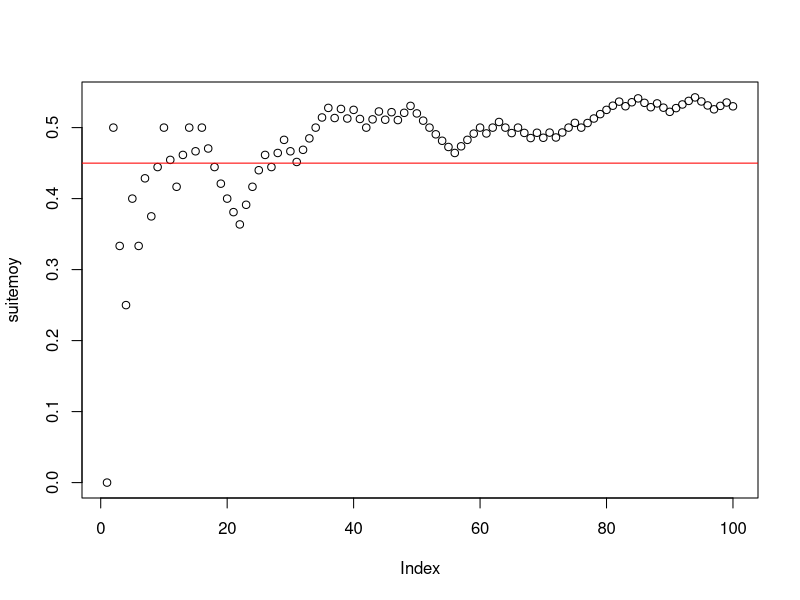
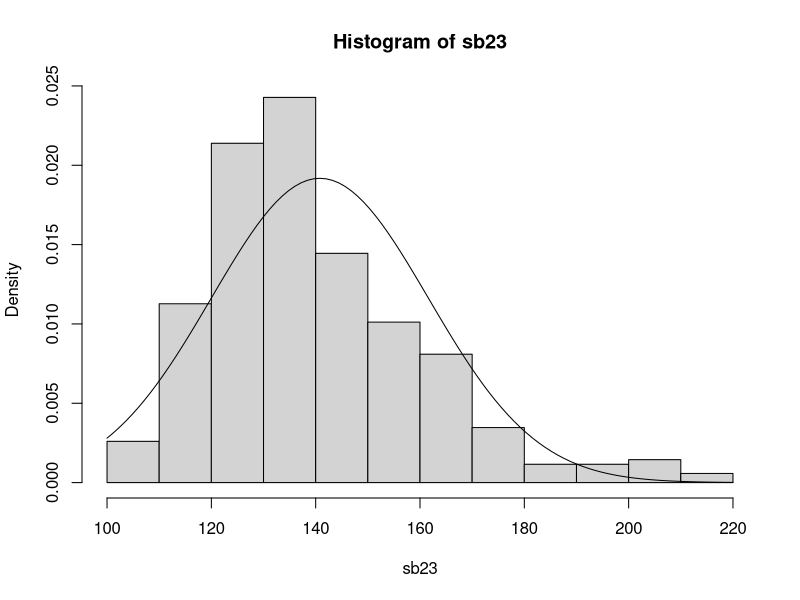
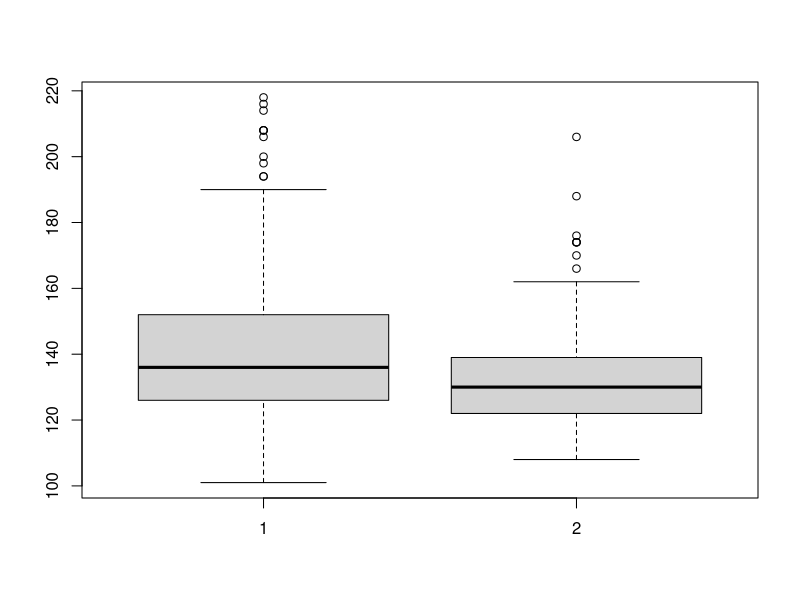

The R script that drew these images, in order:
cardiaque <- read.table(file = "cardiaque.csv", sep=",", header =T)
#un échantillon de 100 valeurs distribuées selon une loi de Bernoulli 
p <- 0.45
x<-  rbinom(100,1,p)
suitemoy <- cumsum(x)/(1:100)
plot(suitemoy)
abline(h=p,col="red")
s<-cardiaque$systolique
BMI<- cardiaque$BMI

sb23 <- s[BMI >= 23]
hist(sb23, probability = TRUE)
moyenne<- mean(sb23)
ecart<- sd(sb23)
curve(dnorm(x,moyenne, ecart), add=TRUE)

S_fumeurs <- s[cardiaque$tabacBinaire == 1]
s_non_fum <- s[cardiaque$tabacBinaire == 0]
boxplot(S_fumeurs,s_non_fum)

#La fonction dnorm() est une fonction de probabilité dans R 
#qui calcule les valeurs de la fonction de densité de probabilité
#d'une distribution normale pour un ensemble donné de points


# Exemple d'utilisation de dnorm()
x <- seq(-3, 3, by = 0.1)  # Générer une séquence de points
pdf <- dnorm(x, mean = 0, sd = 1)  # Calculer les valeurs de la PDF pour ces points



